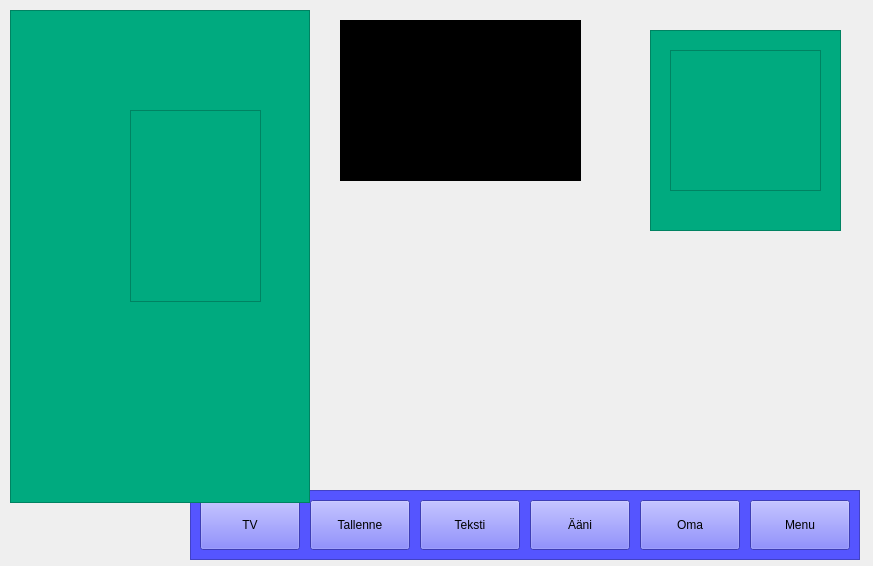
<?xml version="1.0" encoding="UTF-8"?>
<ui version="4.0">
 <class>Form</class>
 <widget class="QWidget" name="Form">
  <property name="geometry">
   <rect>
    <x>0</x>
    <y>0</y>
    <width>873</width>
    <height>566</height>
   </rect>
  </property>
  <property name="windowTitle">
   <string>Form</string>
  </property>
  <widget class="QFrame" name="frame_ala">
   <property name="geometry">
    <rect>
     <x>190</x>
     <y>490</y>
     <width>670</width>
     <height>70</height>
    </rect>
   </property>
   <property name="styleSheet">
    <string notr="true">background-color: rgb(85, 85, 255);</string>
   </property>
   <property name="frameShape">
    <enum>QFrame::StyledPanel</enum>
   </property>
   <property name="frameShadow">
    <enum>QFrame::Raised</enum>
   </property>
   <widget class="QToolButton" name="btn_tv">
    <property name="geometry">
     <rect>
      <x>10</x>
      <y>10</y>
      <width>100</width>
      <height>50</height>
     </rect>
    </property>
    <property name="styleSheet">
     <string notr="true">QToolButton{
background-color: rgb(0,0,255);
font: 16pt &quot;Ubuntu&quot;;
color: yellow;}

QToolButton::focus{
border-top-right-radius: 0px;
background-color: rgb(255,0,0); 
color: yellow;};</string>
    </property>
    <property name="text">
     <string>TV</string>
    </property>
   </widget>
   <widget class="QToolButton" name="btn_tallenne">
    <property name="geometry">
     <rect>
      <x>120</x>
      <y>10</y>
      <width>100</width>
      <height>50</height>
     </rect>
    </property>
    <property name="styleSheet">
     <string notr="true">QToolButton{
background-color: rgb(0,0,255);
font: 16pt &quot;Ubuntu&quot;;
color: yellow;}

QToolButton::focus{
border-top-right-radius: 0px;
background-color: rgb(255,0,0); 
color: yellow;};</string>
    </property>
    <property name="text">
     <string>Tallenne</string>
    </property>
   </widget>
   <widget class="QToolButton" name="btn_teksti">
    <property name="geometry">
     <rect>
      <x>230</x>
      <y>10</y>
      <width>100</width>
      <height>50</height>
     </rect>
    </property>
    <property name="styleSheet">
     <string notr="true">QToolButton{
background-color: rgb(0,0,255);
font: 16pt &quot;Ubuntu&quot;;
color: yellow;}

QToolButton::focus{
border-top-right-radius: 0px;
background-color: rgb(255,0,0); 
color: yellow;};</string>
    </property>
    <property name="text">
     <string>Teksti</string>
    </property>
   </widget>
   <widget class="QToolButton" name="btn_aani">
    <property name="geometry">
     <rect>
      <x>340</x>
      <y>10</y>
      <width>100</width>
      <height>50</height>
     </rect>
    </property>
    <property name="styleSheet">
     <string notr="true">QToolButton{
background-color: rgb(0,0,255);
font: 16pt &quot;Ubuntu&quot;;
color: yellow;}

QToolButton::focus{
border-top-right-radius: 0px;
background-color: rgb(255,0,0); 
color: yellow;};</string>
    </property>
    <property name="text">
     <string>Ääni</string>
    </property>
   </widget>
   <widget class="QToolButton" name="btn_oma">
    <property name="geometry">
     <rect>
      <x>450</x>
      <y>10</y>
      <width>100</width>
      <height>50</height>
     </rect>
    </property>
    <property name="styleSheet">
     <string notr="true">QToolButton{
background-color: rgb(0,0,255);
font: 16pt &quot;Ubuntu&quot;;
color: yellow;}

QToolButton::focus{
border-top-right-radius: 0px;
background-color: rgb(255,0,0); 
color: yellow;};</string>
    </property>
    <property name="text">
     <string>Oma</string>
    </property>
   </widget>
   <widget class="QToolButton" name="btn_toiminnot">
    <property name="geometry">
     <rect>
      <x>560</x>
      <y>10</y>
      <width>100</width>
      <height>50</height>
     </rect>
    </property>
    <property name="styleSheet">
     <string notr="true">QToolButton{
background-color: rgb(0,0,255);
font: 16pt &quot;Ubuntu&quot;;
color: yellow;}

QToolButton::focus{
border-top-right-radius: 0px;
background-color: rgb(255,0,0); 
color: yellow;};</string>
    </property>
    <property name="text">
     <string>Menu</string>
    </property>
   </widget>
  </widget>
  <widget class="QFrame" name="frame_raitatausta">
   <property name="geometry">
    <rect>
     <x>650</x>
     <y>30</y>
     <width>191</width>
     <height>201</height>
    </rect>
   </property>
   <property name="styleSheet">
    <string notr="true">background-color: rgb(0, 170, 127);</string>
   </property>
   <property name="frameShape">
    <enum>QFrame::StyledPanel</enum>
   </property>
   <property name="frameShadow">
    <enum>QFrame::Raised</enum>
   </property>
   <widget class="QListWidget" name="list_menu">
    <property name="geometry">
     <rect>
      <x>20</x>
      <y>20</y>
      <width>151</width>
      <height>141</height>
     </rect>
    </property>
    <property name="focusPolicy">
     <enum>Qt::NoFocus</enum>
    </property>
    <property name="styleSheet">
     <string notr="true">QListView{
background-color:rgb(41, 85, 74); 
font: 18pt &quot;Ubuntu&quot;;
color: white;}

QListView::item:selected{
background-color: rgb(75,153,134); 
color: yellow;};</string>
    </property>
    <property name="verticalScrollBarPolicy">
     <enum>Qt::ScrollBarAlwaysOff</enum>
    </property>
    <property name="horizontalScrollBarPolicy">
     <enum>Qt::ScrollBarAlwaysOff</enum>
    </property>
   </widget>
  </widget>
  <widget class="QFrame" name="frame_video">
   <property name="geometry">
    <rect>
     <x>340</x>
     <y>20</y>
     <width>241</width>
     <height>161</height>
    </rect>
   </property>
   <property name="styleSheet">
    <string notr="true">background-color: rgb(0, 0, 0);</string>
   </property>
   <property name="frameShape">
    <enum>QFrame::StyledPanel</enum>
   </property>
   <property name="frameShadow">
    <enum>QFrame::Raised</enum>
   </property>
  </widget>
  <widget class="QFrame" name="frame_ohjelma">
   <property name="geometry">
    <rect>
     <x>10</x>
     <y>10</y>
     <width>300</width>
     <height>493</height>
    </rect>
   </property>
   <property name="maximumSize">
    <size>
     <width>300</width>
     <height>16777215</height>
    </size>
   </property>
   <property name="styleSheet">
    <string notr="true">background-color: rgb(0, 170, 127);</string>
   </property>
   <property name="frameShape">
    <enum>QFrame::StyledPanel</enum>
   </property>
   <property name="frameShadow">
    <enum>QFrame::Raised</enum>
   </property>
   <widget class="QListWidget" name="list_ohjelma">
    <property name="geometry">
     <rect>
      <x>120</x>
      <y>100</y>
      <width>131</width>
      <height>192</height>
     </rect>
    </property>
    <property name="focusPolicy">
     <enum>Qt::NoFocus</enum>
    </property>
    <property name="styleSheet">
     <string notr="true">QListView{
background-color:rgb(41, 85, 74); 
font: 18pt &quot;Ubuntu&quot;;
color: white;}

QListView::item:selected{
background-color: rgb(75,153,134); 
color: yellow;};</string>
    </property>
    <property name="verticalScrollBarPolicy">
     <enum>Qt::ScrollBarAlwaysOff</enum>
    </property>
    <property name="horizontalScrollBarPolicy">
     <enum>Qt::ScrollBarAlwaysOff</enum>
    </property>
   </widget>
  </widget>
 </widget>
 <resources/>
 <connections/>
</ui>
